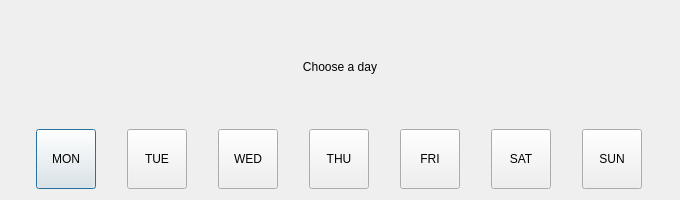
<?xml version="1.0" encoding="UTF-8"?>
<ui version="4.0">
 <class>Dialog</class>
 <widget class="QDialog" name="Dialog">
  <property name="geometry">
   <rect>
    <x>0</x>
    <y>0</y>
    <width>680</width>
    <height>200</height>
   </rect>
  </property>
  <property name="windowTitle">
   <string>Dialog</string>
  </property>
  <layout class="QVBoxLayout" name="verticalLayout" stretch="1,4">
   <item>
    <widget class="QLabel" name="label">
     <property name="text">
      <string>Choose a day</string>
     </property>
     <property name="alignment">
      <set>Qt::AlignCenter</set>
     </property>
    </widget>
   </item>
   <item>
    <layout class="QHBoxLayout" name="horizontalLayout">
     <item>
      <widget class="QPushButton" name="Mon">
       <property name="maximumSize">
        <size>
         <width>60</width>
         <height>60</height>
        </size>
       </property>
       <property name="text">
        <string>MON</string>
       </property>
      </widget>
     </item>
     <item>
      <widget class="QPushButton" name="Tue">
       <property name="maximumSize">
        <size>
         <width>60</width>
         <height>60</height>
        </size>
       </property>
       <property name="text">
        <string>TUE</string>
       </property>
      </widget>
     </item>
     <item>
      <widget class="QPushButton" name="Wed">
       <property name="maximumSize">
        <size>
         <width>60</width>
         <height>60</height>
        </size>
       </property>
       <property name="text">
        <string>WED</string>
       </property>
      </widget>
     </item>
     <item>
      <widget class="QPushButton" name="Thu">
       <property name="maximumSize">
        <size>
         <width>60</width>
         <height>60</height>
        </size>
       </property>
       <property name="text">
        <string>THU</string>
       </property>
      </widget>
     </item>
     <item>
      <widget class="QPushButton" name="Fri">
       <property name="maximumSize">
        <size>
         <width>60</width>
         <height>60</height>
        </size>
       </property>
       <property name="text">
        <string>FRI</string>
       </property>
      </widget>
     </item>
     <item>
      <widget class="QPushButton" name="Sat">
       <property name="maximumSize">
        <size>
         <width>60</width>
         <height>60</height>
        </size>
       </property>
       <property name="text">
        <string>SAT</string>
       </property>
      </widget>
     </item>
     <item>
      <widget class="QPushButton" name="Sun">
       <property name="maximumSize">
        <size>
         <width>60</width>
         <height>60</height>
        </size>
       </property>
       <property name="text">
        <string>SUN</string>
       </property>
      </widget>
     </item>
    </layout>
   </item>
  </layout>
 </widget>
 <resources/>
 <connections/>
</ui>
